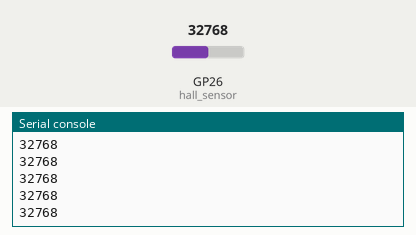
Recording of a program running on a simulated Raspberry Pi Pico running MicroPython. On the bench: the last lines printed to the serial console. The inputs (shaded band) are chosen by the test bench; at power-on: GP26 (hall_sensor) = 32768 (analog values on the 0–65535 scale).

Above: at 1.2 s.
1.3 s: GP26 (hall_sensor) set to 17345
At 1.56 s:
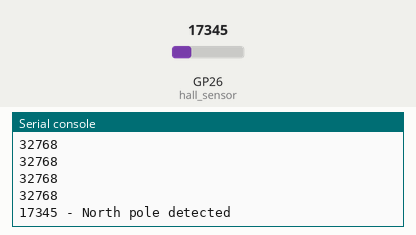
2.9 s: GP26 (hall_sensor) set to 48655
At 3.16 s:
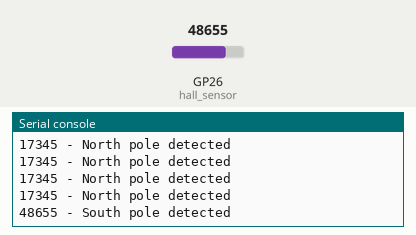

The program:

hall_sensor.py
```python
import machine
import utime

# Initialize an ADC on GPIO pin 26 for Hall effect sensor readings.
hall_sensor = machine.ADC(26)

# Continuously monitor and process Hall sensor data.
while True:
    # Read the analog value from the sensor and convert to a 16-bit integer.
    value = hall_sensor.read_u16()
    print(value, end="")  # Output the raw sensor value.

    # Detect and print the type of magnetic pole based on the sensor reading.
    if value >= 48000:
        print(" - South pole detected", end="")
    elif value <= 18000:
        print(" - North pole detected", end="")

    print()

    # Wait 200 milliseconds before the next sensor reading
    utime.sleep_ms(200)
```

Measured:
- after the input at 1.3 s, the serial console: prints a new line after 0.10 s (image 1)
- after the input at 2.9 s, the serial console: prints a new line after 0.11 s (image 2)
